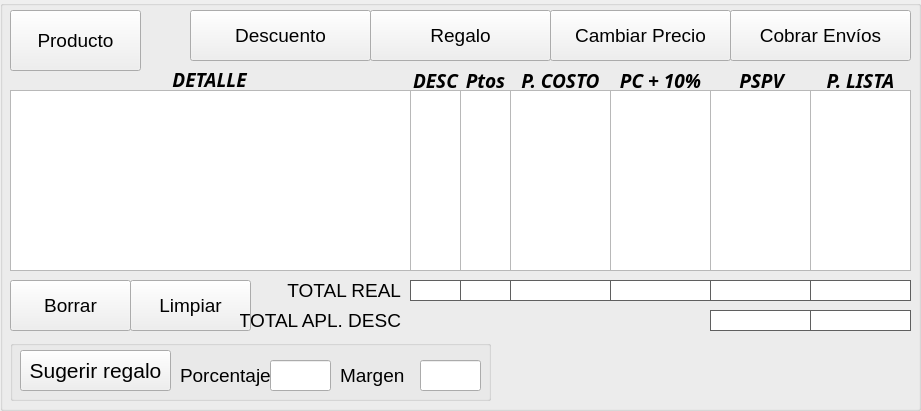
  <widget class="QGroupBox" name="groupBox_6">
   <property name="geometry">
    <rect>
     <x>10</x>
     <y>10</y>
     <width>921</width>
     <height>411</height>
    </rect>
   </property>
   <property name="title">
    <string/>
   </property>
   <widget class="QPushButton" name="push_Limpiar">
    <property name="geometry">
     <rect>
      <x>130</x>
      <y>280</y>
      <width>121</width>
      <height>51</height>
     </rect>
    </property>
    <property name="font">
     <font>
      <family>MS Shell Dlg 2</family>
      <pointsize>14</pointsize>
      <weight>50</weight>
      <italic>false</italic>
      <bold>false</bold>
     </font>
    </property>
    <property name="text">
     <string>Limpiar</string>
    </property>
    <property name="icon">
     <iconset>
      <normalon>icon/limpiararchivo2.png</normalon>
     </iconset>
    </property>
    <property name="iconSize">
     <size>
      <width>40</width>
      <height>40</height>
     </size>
    </property>
    <property name="autoDefault">
     <bool>false</bool>
    </property>
   </widget>
   <widget class="QLabel" name="label_17">
    <property name="geometry">
     <rect>
      <x>240</x>
      <y>310</y>
      <width>161</width>
      <height>20</height>
     </rect>
    </property>
    <property name="font">
     <font>
      <family>MS Shell Dlg 2</family>
      <pointsize>14</pointsize>
      <weight>50</weight>
      <italic>false</italic>
      <bold>false</bold>
     </font>
    </property>
    <property name="text">
     <string>TOTAL APL. DESC</string>
    </property>
    <property name="alignment">
     <set>Qt::AlignRight|Qt::AlignTrailing|Qt::AlignVCenter</set>
    </property>
   </widget>
   <widget class="QLabel" name="label_15">
    <property name="geometry">
     <rect>
      <x>240</x>
      <y>280</y>
      <width>161</width>
      <height>20</height>
     </rect>
    </property>
    <property name="font">
     <font>
      <family>MS Shell Dlg 2</family>
      <pointsize>14</pointsize>
      <weight>50</weight>
      <italic>false</italic>
      <bold>false</bold>
     </font>
    </property>
    <property name="text">
     <string>TOTAL REAL</string>
    </property>
    <property name="alignment">
     <set>Qt::AlignRight|Qt::AlignTrailing|Qt::AlignVCenter</set>
    </property>
   </widget>
   <widget class="QPushButton" name="push_Borrar">
    <property name="geometry">
     <rect>
      <x>10</x>
      <y>280</y>
      <width>121</width>
      <height>51</height>
     </rect>
    </property>
    <property name="font">
     <font>
      <family>MS Shell Dlg 2</family>
      <pointsize>14</pointsize>
      <weight>50</weight>
      <italic>false</italic>
      <bold>false</bold>
     </font>
    </property>
    <property name="text">
     <string>Borrar</string>
    </property>
    <property name="icon">
     <iconset>
      <normalon>icon/goma.png</normalon>
     </iconset>
    </property>
    <property name="iconSize">
     <size>
      <width>40</width>
      <height>40</height>
     </size>
    </property>
    <property name="autoDefault">
     <bool>false</bool>
    </property>
   </widget>
   <widget class="QListWidget" name="list_Pspv">
    <property name="geometry">
     <rect>
      <x>710</x>
      <y>90</y>
      <width>101</width>
      <height>181</height>
     </rect>
    </property>
    <property name="font">
     <font>
      <family>Calibri</family>
      <pointsize>14</pointsize>
     </font>
    </property>
    <property name="layoutDirection">
     <enum>Qt::RightToLeft</enum>
    </property>
   </widget>
   <widget class="QListWidget" name="list_Desc">
    <property name="geometry">
     <rect>
      <x>410</x>
      <y>90</y>
      <width>51</width>
      <height>181</height>
     </rect>
    </property>
    <property name="font">
     <font>
      <family>Calibri</family>
      <pointsize>14</pointsize>
     </font>
    </property>
    <property name="layoutDirection">
     <enum>Qt::RightToLeft</enum>
    </property>
   </widget>
   <widget class="QLabel" name="label_14">
    <property name="geometry">
     <rect>
      <x>810</x>
      <y>70</y>
      <width>101</width>
      <height>20</height>
     </rect>
    </property>
    <property name="font">
     <font>
      <family>Candara</family>
      <pointsize>14</pointsize>
      <weight>75</weight>
      <italic>true</italic>
      <bold>true</bold>
     </font>
    </property>
    <property name="text">
     <string>P. LISTA</string>
    </property>
    <property name="alignment">
     <set>Qt::AlignCenter</set>
    </property>
   </widget>
   <widget class="QLabel" name="label_TCosto">
    <property name="geometry">
     <rect>
      <x>510</x>
      <y>280</y>
      <width>101</width>
      <height>21</height>
     </rect>
    </property>
    <property name="font">
     <font>
      <family>Calibri</family>
      <pointsize>14</pointsize>
      <weight>75</weight>
      <bold>true</bold>
     </font>
    </property>
    <property name="styleSheet">
     <string notr="true">border: 1px solid black;
background-color: rgb(255, 255, 255);
color: rgb(255, 85, 0);
border-color: rgb(95, 95, 95);</string>
    </property>
    <property name="text">
     <string/>
    </property>
    <property name="alignment">
     <set>Qt::AlignCenter</set>
    </property>
   </widget>
   <widget class="QPushButton" name="push_Regalo">
    <property name="geometry">
     <rect>
      <x>370</x>
      <y>10</y>
      <width>181</width>
      <height>51</height>
     </rect>
    </property>
    <property name="font">
     <font>
      <family>MS Shell Dlg 2</family>
      <pointsize>14</pointsize>
      <weight>50</weight>
      <italic>false</italic>
      <bold>false</bold>
     </font>
    </property>
    <property name="text">
     <string>Regalo</string>
    </property>
    <property name="icon">
     <iconset>
      <normalon>icon/pngocean.com.png</normalon>
     </iconset>
    </property>
    <property name="iconSize">
     <size>
      <width>16</width>
      <height>16</height>
     </size>
    </property>
    <property name="autoDefault">
     <bool>false</bool>
    </property>
   </widget>
   <widget class="QLabel" name="label_12">
    <property name="geometry">
     <rect>
      <x>610</x>
      <y>70</y>
      <width>101</width>
      <height>20</height>
     </rect>
    </property>
    <property name="font">
     <font>
      <family>Candara</family>
      <pointsize>14</pointsize>
      <weight>75</weight>
      <italic>true</italic>
      <bold>true</bold>
     </font>
    </property>
    <property name="text">
     <string>PC + 10%</string>
    </property>
    <property name="alignment">
     <set>Qt::AlignCenter</set>
    </property>
   </widget>
   <widget class="QListWidget" name="list_Detalle">
    <property name="geometry">
     <rect>
      <x>10</x>
      <y>90</y>
      <width>401</width>
      <height>181</height>
     </rect>
    </property>
    <property name="font">
     <font>
      <family>Calibri</family>
      <pointsize>14</pointsize>
     </font>
    </property>
   </widget>
   <widget class="QLabel" name="label_16">
    <property name="geometry">
     <rect>
      <x>410</x>
      <y>70</y>
      <width>51</width>
      <height>20</height>
     </rect>
    </property>
    <property name="font">
     <font>
      <family>Candara</family>
      <pointsize>14</pointsize>
      <weight>75</weight>
      <italic>true</italic>
      <bold>true</bold>
     </font>
    </property>
    <property name="text">
     <string>DESC</string>
    </property>
    <property name="alignment">
     <set>Qt::AlignCenter</set>
    </property>
   </widget>
   <widget class="QLabel" name="label_13">
    <property name="geometry">
     <rect>
      <x>716</x>
      <y>70</y>
      <width>91</width>
      <height>20</height>
     </rect>
    </property>
    <property name="font">
     <font>
      <family>Candara</family>
      <pointsize>14</pointsize>
      <weight>75</weight>
      <italic>true</italic>
      <bold>true</bold>
     </font>
    </property>
    <property name="text">
     <string>PSPV</string>
    </property>
    <property name="alignment">
     <set>Qt::AlignCenter</set>
    </property>
   </widget>
   <widget class="QListWidget" name="list_Lista">
    <property name="geometry">
     <rect>
      <x>810</x>
      <y>90</y>
      <width>101</width>
      <height>181</height>
     </rect>
    </property>
    <property name="font">
     <font>
      <family>Calibri</family>
      <pointsize>14</pointsize>
     </font>
    </property>
    <property name="layoutDirection">
     <enum>Qt::RightToLeft</enum>
    </property>
   </widget>
   <widget class="QListWidget" name="list_Costo10">
    <property name="geometry">
     <rect>
      <x>610</x>
      <y>90</y>
      <width>101</width>
      <height>181</height>
     </rect>
    </property>
    <property name="font">
     <font>
      <family>Calibri</family>
      <pointsize>14</pointsize>
     </font>
    </property>
    <property name="layoutDirection">
     <enum>Qt::RightToLeft</enum>
    </property>
   </widget>
   <widget class="QLabel" name="label_DPspv">
    <property name="geometry">
     <rect>
      <x>710</x>
      <y>310</y>
      <width>101</width>
      <height>21</height>
     </rect>
    </property>
    <property name="font">
     <font>
      <family>Calibri</family>
      <pointsize>14</pointsize>
      <weight>75</weight>
      <bold>true</bold>
     </font>
    </property>
    <property name="styleSheet">
     <string notr="true">border: 1px solid black;
background-color: rgb(255, 255, 255);
color: rgb(255, 85, 0);
border-color: rgb(95, 95, 95);</string>
    </property>
    <property name="text">
     <string/>
    </property>
    <property name="alignment">
     <set>Qt::AlignCenter</set>
    </property>
   </widget>
   <widget class="QLabel" name="label_TCosto10">
    <property name="geometry">
     <rect>
      <x>610</x>
      <y>280</y>
      <width>101</width>
      <height>21</height>
     </rect>
    </property>
    <property name="font">
     <font>
      <family>Calibri</family>
      <pointsize>14</pointsize>
      <weight>75</weight>
      <bold>true</bold>
     </font>
    </property>
    <property name="styleSheet">
     <string notr="true">border: 1px solid black;
background-color: rgb(255, 255, 255);
color: rgb(255, 85, 0);
border-color: rgb(95, 95, 95);</string>
    </property>
    <property name="text">
     <string/>
    </property>
    <property name="alignment">
     <set>Qt::AlignCenter</set>
    </property>
   </widget>
   <widget class="QLabel" name="label_TLista">
    <property name="geometry">
     <rect>
      <x>810</x>
      <y>280</y>
      <width>101</width>
      <height>21</height>
     </rect>
    </property>
    <property name="font">
     <font>
      <family>Calibri</family>
      <pointsize>14</pointsize>
      <weight>75</weight>
      <bold>true</bold>
     </font>
    </property>
    <property name="styleSheet">
     <string notr="true">border: 1px solid black;
background-color: rgb(255, 255, 255);
color: rgb(255, 85, 0);
border-color: rgb(95, 95, 95);</string>
    </property>
    <property name="text">
     <string/>
    </property>
    <property name="alignment">
     <set>Qt::AlignCenter</set>
    </property>
   </widget>
   <widget class="QLabel" name="label_10">
    <property name="geometry">
     <rect>
      <x>14</x>
      <y>69</y>
      <width>391</width>
      <height>21</height>
     </rect>
    </property>
    <property name="font">
     <font>
      <family>Candara</family>
      <pointsize>14</pointsize>
      <weight>75</weight>
      <italic>true</italic>
      <bold>true</bold>
     </font>
    </property>
    <property name="text">
     <string>DETALLE</string>
    </property>
    <property name="alignment">
     <set>Qt::AlignCenter</set>
    </property>
   </widget>
   <widget class="QLabel" name="label_TPspv">
    <property name="geometry">
     <rect>
      <x>710</x>
      <y>280</y>
      <width>101</width>
      <height>21</height>
     </rect>
    </property>
    <property name="font">
     <font>
      <family>Calibri</family>
      <pointsize>14</pointsize>
      <weight>75</weight>
      <bold>true</bold>
     </font>
    </property>
    <property name="styleSheet">
     <string notr="true">border: 1px solid black;
background-color: rgb(255, 255, 255);
color: rgb(255, 85, 0);
border-color: rgb(95, 95, 95);</string>
    </property>
    <property name="text">
     <string/>
    </property>
    <property name="alignment">
     <set>Qt::AlignCenter</set>
    </property>
   </widget>
   <widget class="QLabel" name="label_TDesc">
    <property name="geometry">
     <rect>
      <x>410</x>
      <y>280</y>
      <width>51</width>
      <height>21</height>
     </rect>
    </property>
    <property name="font">
     <font>
      <family>Calibri</family>
      <pointsize>14</pointsize>
      <weight>75</weight>
      <bold>true</bold>
     </font>
    </property>
    <property name="styleSheet">
     <string notr="true">border: 1px solid black;
background-color: rgb(255, 255, 255);
color: rgb(255, 85, 0);
border-color: rgb(95, 95, 95);</string>
    </property>
    <property name="text">
     <string/>
    </property>
    <property name="alignment">
     <set>Qt::AlignCenter</set>
    </property>
   </widget>
   <widget class="QPushButton" name="push_Cprecio">
    <property name="geometry">
     <rect>
      <x>550</x>
      <y>10</y>
      <width>181</width>
      <height>51</height>
     </rect>
    </property>
    <property name="font">
     <font>
      <family>MS Shell Dlg 2</family>
      <pointsize>14</pointsize>
      <weight>50</weight>
      <italic>false</italic>
      <bold>false</bold>
     </font>
    </property>
    <property name="text">
     <string>Cambiar Precio</string>
    </property>
    <property name="icon">
     <iconset>
      <normalon>MainW/ui/icon/cambiar.png</normalon>
     </iconset>
    </property>
    <property name="autoDefault">
     <bool>false</bool>
    </property>
   </widget>
   <widget class="QListWidget" name="list_Costo">
    <property name="geometry">
     <rect>
      <x>510</x>
      <y>90</y>
      <width>101</width>
      <height>181</height>
     </rect>
    </property>
    <property name="font">
     <font>
      <family>Calibri</family>
      <pointsize>14</pointsize>
     </font>
    </property>
    <property name="layoutDirection">
     <enum>Qt::RightToLeft</enum>
    </property>
   </widget>
   <widget class="QLabel" name="label_11">
    <property name="geometry">
     <rect>
      <x>510</x>
      <y>70</y>
      <width>101</width>
      <height>20</height>
     </rect>
    </property>
    <property name="font">
     <font>
      <family>Candara</family>
      <pointsize>14</pointsize>
      <weight>75</weight>
      <italic>true</italic>
      <bold>true</bold>
     </font>
    </property>
    <property name="text">
     <string>P. COSTO</string>
    </property>
    <property name="alignment">
     <set>Qt::AlignCenter</set>
    </property>
   </widget>
   <widget class="QPushButton" name="push_Descuento">
    <property name="geometry">
     <rect>
      <x>190</x>
      <y>10</y>
      <width>181</width>
      <height>51</height>
     </rect>
    </property>
    <property name="font">
     <font>
      <family>MS Shell Dlg 2</family>
      <pointsize>14</pointsize>
      <weight>50</weight>
      <italic>false</italic>
      <bold>false</bold>
     </font>
    </property>
    <property name="text">
     <string>Descuento</string>
    </property>
    <property name="icon">
     <iconset>
      <normalon>icon/descuento2.png</normalon>
     </iconset>
    </property>
    <property name="iconSize">
     <size>
      <width>16</width>
      <height>16</height>
     </size>
    </property>
    <property name="autoDefault">
     <bool>false</bool>
    </property>
   </widget>
   <widget class="QLabel" name="label_DLista">
    <property name="geometry">
     <rect>
      <x>810</x>
      <y>310</y>
      <width>101</width>
      <height>21</height>
     </rect>
    </property>
    <property name="font">
     <font>
      <family>Calibri</family>
      <pointsize>14</pointsize>
      <weight>75</weight>
      <bold>true</bold>
     </font>
    </property>
    <property name="styleSheet">
     <string notr="true">border: 1px solid black;
background-color: rgb(255, 255, 255);
color: rgb(255, 85, 0);
border-color: rgb(95, 95, 95);</string>
    </property>
    <property name="text">
     <string/>
    </property>
    <property name="alignment">
     <set>Qt::AlignCenter</set>
    </property>
   </widget>
   <widget class="QPushButton" name="push_Bproduc">
    <property name="geometry">
     <rect>
      <x>10</x>
      <y>10</y>
      <width>131</width>
      <height>61</height>
     </rect>
    </property>
    <property name="font">
     <font>
      <family>MS Shell Dlg 2</family>
      <pointsize>14</pointsize>
      <weight>50</weight>
      <italic>false</italic>
      <bold>false</bold>
     </font>
    </property>
    <property name="toolTip">
     <string>&lt;html&gt;&lt;head/&gt;&lt;body&gt;&lt;p align=&quot;center&quot;&gt;Buscar&lt;br/&gt;Producto&lt;/p&gt;&lt;/body&gt;&lt;/html&gt;</string>
    </property>
    <property name="whatsThis">
     <string>&lt;html&gt;&lt;head/&gt;&lt;body&gt;&lt;p align=&quot;center&quot;&gt;&lt;br/&gt;&lt;/p&gt;&lt;/body&gt;&lt;/html&gt;</string>
    </property>
    <property name="text">
     <string>Producto</string>
    </property>
    <property name="icon">
     <iconset>
      <normalon>icon/buscarlupa.png</normalon>
     </iconset>
    </property>
    <property name="iconSize">
     <size>
      <width>30</width>
      <height>30</height>
     </size>
    </property>
    <property name="autoDefault">
     <bool>false</bool>
    </property>
   </widget>
   <widget class="QGroupBox" name="groupBox_4">
    <property name="geometry">
     <rect>
      <x>10</x>
      <y>340</y>
      <width>481</width>
      <height>61</height>
     </rect>
    </property>
    <property name="font">
     <font>
      <pointsize>16</pointsize>
     </font>
    </property>
    <property name="title">
     <string/>
    </property>
    <widget class="QLabel" name="label_4">
     <property name="geometry">
      <rect>
       <x>170</x>
       <y>20</y>
       <width>101</width>
       <height>31</height>
      </rect>
     </property>
     <property name="font">
      <font>
       <family>MS Shell Dlg 2</family>
       <pointsize>14</pointsize>
       <weight>50</weight>
       <italic>false</italic>
       <bold>false</bold>
      </font>
     </property>
     <property name="text">
      <string>Porcentaje</string>
     </property>
    </widget>
    <widget class="QLabel" name="label_8">
     <property name="geometry">
      <rect>
       <x>330</x>
       <y>20</y>
       <width>71</width>
       <height>31</height>
      </rect>
     </property>
     <property name="font">
      <font>
       <family>MS Shell Dlg 2</family>
       <pointsize>14</pointsize>
       <weight>50</weight>
       <italic>false</italic>
       <bold>false</bold>
      </font>
     </property>
     <property name="text">
      <string>Margen</string>
     </property>
    </widget>
    <widget class="QLineEdit" name="line_PorcRegalo">
     <property name="geometry">
      <rect>
       <x>260</x>
       <y>20</y>
       <width>61</width>
       <height>31</height>
      </rect>
     </property>
     <property name="font">
      <font>
       <family>MS Shell Dlg 2</family>
       <pointsize>12</pointsize>
      </font>
     </property>
     <property name="alignment">
      <set>Qt::AlignCenter</set>
     </property>
    </widget>
    <widget class="QLineEdit" name="line_MargenRegalo">
     <property name="geometry">
      <rect>
       <x>410</x>
       <y>20</y>
       <width>61</width>
       <height>31</height>
      </rect>
     </property>
     <property name="font">
      <font>
       <family>MS Shell Dlg 2</family>
       <pointsize>12</pointsize>
      </font>
     </property>
     <property name="alignment">
      <set>Qt::AlignCenter</set>
     </property>
    </widget>
    <widget class="QPushButton" name="push_Sugerir">
     <property name="geometry">
      <rect>
       <x>10</x>
       <y>10</y>
       <width>151</width>
       <height>41</height>
      </rect>
     </property>
     <property name="font">
      <font>
       <family>MS Shell Dlg 2</family>
       <pointsize>16</pointsize>
      </font>
     </property>
     <property name="text">
      <string>Sugerir regalo</string>
     </property>
     <property name="autoDefault">
      <bool>false</bool>
     </property>
    </widget>
   </widget>
   <widget class="QLabel" name="label_18">
    <property name="geometry">
     <rect>
      <x>460</x>
      <y>70</y>
      <width>51</width>
      <height>20</height>
     </rect>
    </property>
    <property name="font">
     <font>
      <family>Candara</family>
      <pointsize>14</pointsize>
      <weight>75</weight>
      <italic>true</italic>
      <bold>true</bold>
     </font>
    </property>
    <property name="text">
     <string>Ptos</string>
    </property>
    <property name="alignment">
     <set>Qt::AlignCenter</set>
    </property>
   </widget>
   <widget class="QListWidget" name="list_Puntos">
    <property name="geometry">
     <rect>
      <x>460</x>
      <y>90</y>
      <width>51</width>
      <height>181</height>
     </rect>
    </property>
    <property name="font">
     <font>
      <family>Calibri</family>
      <pointsize>14</pointsize>
     </font>
    </property>
    <property name="layoutDirection">
     <enum>Qt::RightToLeft</enum>
    </property>
   </widget>
   <widget class="QLabel" name="label_TPuntos">
    <property name="geometry">
     <rect>
      <x>460</x>
      <y>280</y>
      <width>51</width>
      <height>21</height>
     </rect>
    </property>
    <property name="font">
     <font>
      <family>Calibri</family>
      <pointsize>14</pointsize>
      <weight>75</weight>
      <bold>true</bold>
     </font>
    </property>
    <property name="styleSheet">
     <string notr="true">border: 1px solid black;
background-color: rgb(255, 255, 255);
color: rgb(255, 85, 0);
border-color: rgb(95, 95, 95);</string>
    </property>
    <property name="text">
     <string/>
    </property>
    <property name="alignment">
     <set>Qt::AlignCenter</set>
    </property>
   </widget>
   <widget class="QPushButton" name="push_Cprecio_2">
    <property name="geometry">
     <rect>
      <x>730</x>
      <y>10</y>
      <width>181</width>
      <height>51</height>
     </rect>
    </property>
    <property name="font">
     <font>
      <family>MS Shell Dlg 2</family>
      <pointsize>14</pointsize>
      <weight>50</weight>
      <italic>false</italic>
      <bold>false</bold>
     </font>
    </property>
    <property name="text">
     <string>Cobrar Envíos</string>
    </property>
    <property name="icon">
     <iconset>
      <normalon>MainW/ui/icon/cambiar.png</normalon>
     </iconset>
    </property>
    <property name="autoDefault">
     <bool>false</bool>
    </property>
   </widget>
  </widget>
